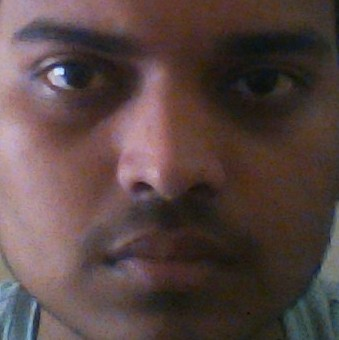
#> input picture Suvam.jpg, 339 x 340 px
$ python Prediction.py
#> lines starting #> are read from the running program, lines starting #| are printed output that depends on the picture
#> further down, img is the input picture: shape (340, 339, 3); mean B, G, R 67, 69.2, 87.7
import pandas as pd
import joblib
import cv2
from skimage import feature
import numpy as np
from scipy.spatial import distance

# Send image and pkl file to get prediction from image


class PredictFace:
    def __init__(self, image, datasetPath):
        self.image = image
        self.datasetPath = datasetPath

    def predict(self):
        flag = 0
        eps = 1e-7
        nds = pd.DataFrame(columns=['0', '1', '2', '3', '4', '5', '6', '7', '8', '9'])

        grey = cv2.cvtColor(self.image, cv2.COLOR_BGR2GRAY)
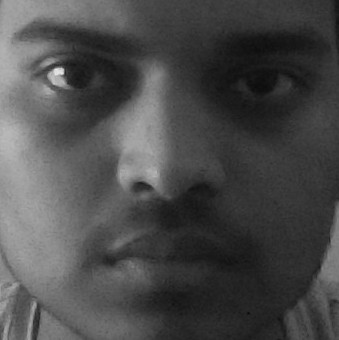
#> grey: shape (340, 339); min 10, max 235, mean 74.5

        # lbph calculation
        lbp = feature.local_binary_pattern(grey, 8, 8, method="uniform")
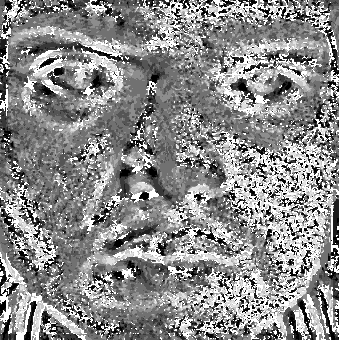
#> lbp: shape (340, 339) float64; min 0, max 9, mean 4.93; drawn with min black and max white
        (hist, _) = np.histogram(lbp.ravel(), bins=np.arange(0, 8 + 3), range=(0, 8 + 2))
#> hist = [5037, 7726, 8223, 14390, 22088, 15899, 7945, 7405, 5240, 21307]
        hist = hist.astype("float")
        hist /= (hist.sum() + eps)
#> hist = [0.0437, 0.067, 0.0713, 0.125, 0.192, 0.138, 0.0689, 0.0642, 0.0455, 0.185]
        for i in range(len(hist)):
            hist[i] = hist[i] * 1000
#> this loop made 10 passes
#> after the loop, hist = [43.7, 67.03, 71.34, 124.8, 191.6, 137.9, 68.93, 64.25, 45.46, 184.9]
        hist = hist.astype("int")
#> hist = [43, 67, 71, 124, 191, 137, 68, 64, 45, 184]

        # dataset creator
        nds.loc[flag] = [hist[0], hist[1],
                        hist[2], hist[3],
                         hist[4], hist[5],
                         hist[6], hist[7],
                         hist[8], hist[9]]
        # test data
        tds = pd.read_csv(self.datasetPath)
#> (reads faceFeature.csv from the repository)
        res = ''
        b = nds.iloc[0]
        b = b.ravel()
        Dist = 10000
        flag = 0

        for i in range(len(tds)):
            a = tds.iloc[i]
            a = a[:-1]
            a = a.ravel()
            dst = distance.euclidean(a, b)
            if dst < Dist:
                flag = i
                Dist = dst
                if dst < 17:
                    res = tds.iloc[flag, -1]
                    print(dst)
                else:
                    res = "notFound"
                    print(dst)
        return res

if __name__ == '__main__':
    # create and show mainWindow
    path = "faceFeature.csv"
    img = cv2.imread("Suvam.jpg")
    mainWindow = PredictFace(img, path)
    result = mainWindow.predict()
#> result = 'notFound'
    print(result)
#| notFound
